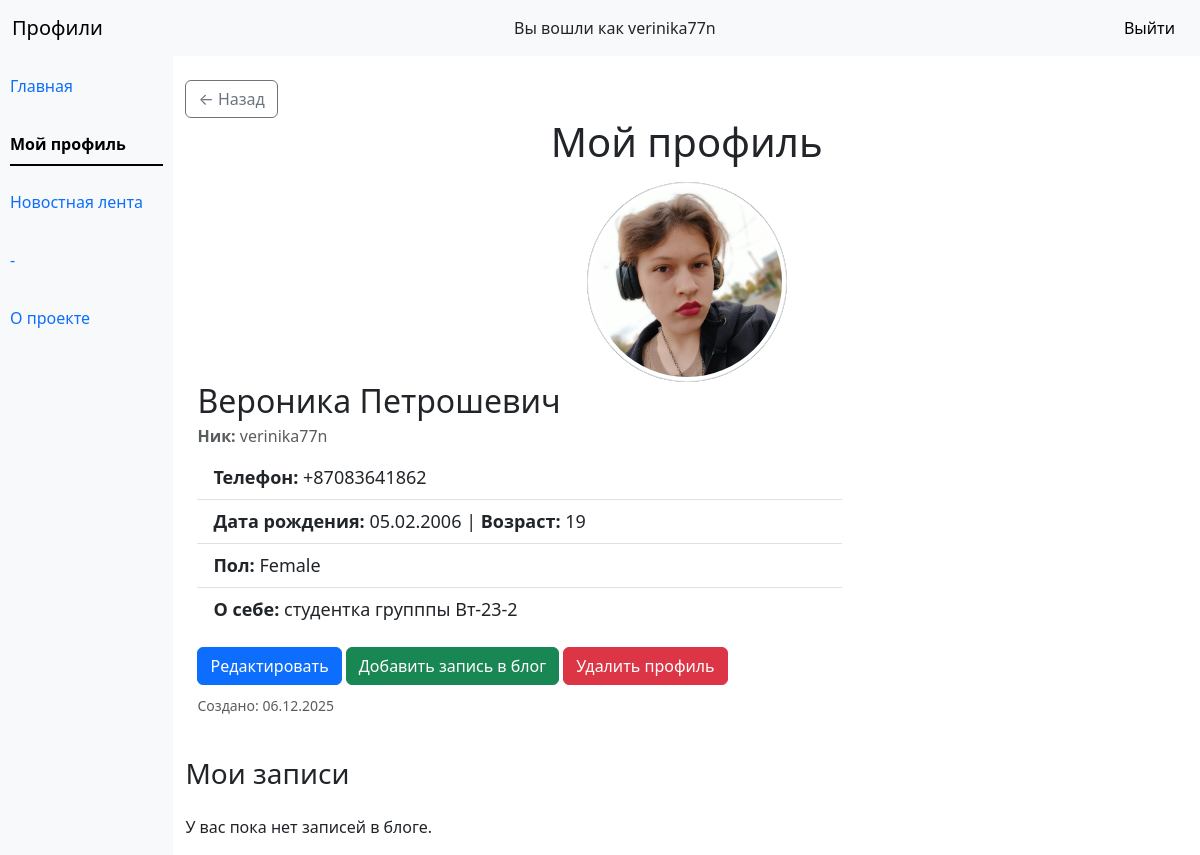
/my_prof/ (signed in), run on the app's committed database.
### profiles/models.py (models this page shows, shortened)
class DataUser(models.Model):
    fname = models.CharField('Имя', max_length=50)
    lname = models.CharField('Фамилия', max_length=50)
    phone = models.CharField('Телефон', max_length=20)
    birth_date = models.DateField('Дата рождения', null=True, blank=True)
    gender = models.CharField('Пол', max_length=10)
    about = models.TextField('О себе', max_length=300, blank=True, null=True)
    photo = models.ImageField('Фото', upload_to='photos/', null=True, blank=True)
    created_at = models.DateTimeField('Создано', auto_now_add=True)
    user = models.OneToOneField(settings.AUTH_USER_MODEL, on_delete=models.CASCADE,
                             related_name='profile', null=True, blank=True, verbose_name='user')
    class Meta:
        ordering = ['-created_at']
        verbose_name = 'Данные пользователя'
        verbose_name_plural = 'Данные пользователей'
    def get_age(self):
        today = date.today()
        age = today.year - self.birth_date.year
        if today.month < self.birth_date.month or (today.month == self.birth_date.month and today.day < self.birth_date.day):
            age -= 1
        return age

### profiles/views.py (the view)
# urls.py: path('my_prof/', MyProfileView.as_view(), name='my_prof'),
class MyProfileView(LoginRequiredMixin, DetailView):
    model = DataUser
    template_name = 'profiles/my_prof.html'
    context_object_name = 'entry'
    def get_object(self, queryset=None):
        try:
            return self.request.user.profile
        except DataUser.DoesNotExist:
            return redirect('profiles-create')

### templates/profiles/my_prof.html (shortened to what this page needs)
{% extends 'base.html' %}
{% block content %}
<div class="mt-4">
  <a class="btn btn-outline-secondary" href="{% url 'profiles' %}" class=" ">← Назад</a>
</div>
<h1 class="mb-3 text-center">Мой профиль</h1>
{% if user.is_authenticated %}
{% if entry and user.profile %}
<div class="container">
  <div class="row align-items-center mb-4">
    <div class="container" style="max-width: 700px;">
      {% if entry.photo %}
      <div class="rounded-circle bg-secondary d-flex align-items-center justify-content-center mx-auto"
        style="width:200px; height:200px; color:white;">
        <img src="{{ entry.photo.url }}" class="rounded-circle img-thumbnail " alt="{{ entry.fname }} {{ entry.lname }}"
          style="width:200px; height:200px; object-fit:cover;">
      </div>
      {% else %}
      <div class="rounded-circle bg-secondary d-flex align-items-center justify-content-center mx-auto"
        style="width:160px; height:160px; color:white;">
        <span class="fs-1">{{ entry.user.username|slice:":1"|upper }}</span>
      </div>
      {% endif %}
    </div>
    <div class="col-md-8">
      <h2 class="mb-1">
        {% if entry.fname or entry.lname %}
        {{ entry.fname }} {{ entry.lname }}
        {% else %}
        Без имени
        {% endif %}
      </h2>
      <p class="text-muted mb-2"><strong>Ник:</strong> {{ user.username }}</p>
      <ul class="list-group list-group-flush" style="font-size: 18px;">
        {% if entry.phone %}
        <li class="list-group-item"><strong>Телефон:</strong> {{ entry.phone }}</li>
        {% endif %}
        {% if entry.birth_date %}
        <li class="list-group-item"><strong>Дата рождения:</strong> {{ entry.birth_date|date:"d.m.Y" }} |
          <strong>Возраст: </strong> {{ entry.get_age }}
        </li>
        {% endif %}
        {% if entry.gender %}
        <li class="list-group-item"><strong>Пол:</strong> {{ entry.gender }}</li>
        {% endif %}
        {% if entry.about %}
        <li class="list-group-item"><strong>О себе:</strong> {{ entry.about }}</li>
        {% else %}
        <li class="list-group-item"><strong>О себе:</strong> Пользователь ничего о себе не рассказал</li>
        {% endif %}
      </ul>
      <div class="mt-3">
        <a href="{% url 'profiles-edit' entry.pk %}" class="btn btn-primary">Редактировать</a>
        <a href="{% url 'blog-create' %}" class="btn btn-success">Добавить запись в блог</a>
        <a href="{% url 'profiles-delete' entry.pk %}" class="btn btn-danger">Удалить профиль</a>
      </div>
      <p class="text-muted mt-2">
        <small>Создано: {{ entry.created_at|date:"d.m.Y" }}</small>
      </p>
    </div>
  </div>
</div>
<h3>Мои записи</h3>
<div class="mt-4">
  {% for e in user.blog.all %}
  <div class="card mb-4" style="max-width: 80%; margin-left: auto; margin-right: auto;">
    <div class="card-header">
      <a href="{% url 'profiles-detail' e.user.profile.id %}" class="nav-link active">Автор: {{ e.user.profile.fname }}
        {{ e.user.profile.lname }} </a>
      <p>Создано: {{ e.created_at }}</p>
    </div>
    <div class="card-body">
      <a class="nav-link active" href="{% url 'blog-detail' e.id %}">{{ e.content }}</p>
    </div>
    {% if e.image %}
    <div class="card-header" style="border: 1px; border-color: darkgrey; border-style:outset;">
      <img src="{{ e.image.url }}" class="rounded mx-auto d-block" style="max-height: 500px;" alt="Изображение записи">
    </div>
    {% endif %}
  </div>
  {% empty %}
  <p>У вас пока нет записей в блоге.</p>
  {% endfor %}
</div>
{% endif %}
{% endif %}
{% endblock %}

### templates/base.html (shortened to what this page needs)
<!doctype html>
<html lang="ru">
<header class="topbar">
  <nav class="navbar navbar-expand-lg bg-body-tertiary">
    <div class="container-fluid">
      <a class="navbar-brand" href="{% url 'profiles' %}">Профили</a>
      {% if user.is_authenticated %}
      <span>Вы вошли как {{ user.username }}</span>
      <form action="{% url 'logout' %}" method="post" style="display:inline;">
        <button type="submit" class="btn btn-light">
          Выйти
        </button>
      </form>
      {% else %}
      <ul class="nav nav-tabs">
        <a class="nav-link" href="{% url 'login' %}">Войти</a>
        <a class="nav-link" href="{% url 'signup' %}">Регистрация</a>
        {% endif %}
    </div>
  </nav>
</header>
<head>
  <link rel="stylesheet" href="/static/bootstrap/css/bootstrap.css">
</head>
<body>
  <div class="page">
    <div class="sidebar">
      <ul class="nav nav-underline flex-column mb-auto">
        <li class="nav-item">
          <a class="nav-link {% if request.resolver_match.url_name == 'profiles' %}active{% endif %}"
            aria-current="{% if request.resolver_match.url_name == 'profiles' %}page{% endif %}"
            href="{% url 'profiles' %}">Главная</a>
        </li>
        <li class="nav-item">
          <a class="nav-link {% if request.resolver_match.url_name == 'my_prof' %}active{% endif %}"
            aria-current="{% if request.resolver_match.url_name == 'my_prof' %}page{% endif %}" href="/my_prof/">Мой
            профиль</a>
        </li>
        <li class="nav-item">
          <a class="nav-link {% if request.resolver_match.url_name == 'blog' %}active{% endif %}"
            aria-current="{% if request.resolver_match.url_name == 'blog' %}page{% endif %}" href="/blog/">Новостная лента</a>
        </li>
        <li class="nav-item">
          <a class="nav-link" href="#">-</a>
        </li>
        <li class="nav-item">
          <a class="nav-link {% if request.resolver_match.url_name == 'about' %}active{% endif %}"
            aria-current="{% if request.resolver_match.url_name == 'about' %}page{% endif %}" href="/about/">О
            проекте</a>
        </li>
      </ul>
    </div>
    <main class="container">
      {% block content %}{% endblock %}
    </main>
  </div>
</body>
</html>

### data on the page
DataUser: photo (picture), fname "Вероника", lname "Петрошевич", phone "+87083641862", birth_date "05.02.2006", get_age "19", gender "Female", about "студентка групппы Вт-23-2", created_at "06.12.2025"

### other printed values
{{ user.username }} "verinika77n"
